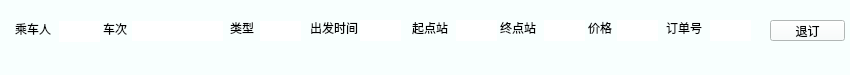
<?xml version="1.0" encoding="UTF-8"?>
<ui version="4.0">
 <class>itemorder</class>
 <widget class="QMainWindow" name="itemorder">
  <property name="geometry">
   <rect>
    <x>0</x>
    <y>0</y>
    <width>850</width>
    <height>75</height>
   </rect>
  </property>
  <property name="windowTitle">
   <string>MainWindow</string>
  </property>
  <property name="styleSheet">
   <string notr="true">background-color: rgb(248, 255, 254);</string>
  </property>
  <widget class="QWidget" name="centralwidget">
   <widget class="QLabel" name="s">
    <property name="geometry">
     <rect>
      <x>456</x>
      <y>20</y>
      <width>41</width>
      <height>21</height>
     </rect>
    </property>
    <property name="styleSheet">
     <string notr="true">background-color: rgb(255, 255, 255);</string>
    </property>
    <property name="text">
     <string/>
    </property>
   </widget>
   <widget class="QLabel" name="name">
    <property name="geometry">
     <rect>
      <x>59</x>
      <y>21</y>
      <width>41</width>
      <height>21</height>
     </rect>
    </property>
    <property name="styleSheet">
     <string notr="true">background-color: rgb(255, 255, 255);</string>
    </property>
    <property name="text">
     <string/>
    </property>
   </widget>
   <widget class="QLabel" name="time">
    <property name="geometry">
     <rect>
      <x>360</x>
      <y>20</y>
      <width>41</width>
      <height>21</height>
     </rect>
    </property>
    <property name="styleSheet">
     <string notr="true">background-color: rgb(255, 255, 255);</string>
    </property>
    <property name="text">
     <string/>
    </property>
   </widget>
   <widget class="QLabel" name="label_2">
    <property name="geometry">
     <rect>
      <x>310</x>
      <y>20</y>
      <width>48</width>
      <height>16</height>
     </rect>
    </property>
    <property name="text">
     <string>出发时间</string>
    </property>
   </widget>
   <widget class="QLabel" name="t">
    <property name="geometry">
     <rect>
      <x>260</x>
      <y>21</y>
      <width>41</width>
      <height>20</height>
     </rect>
    </property>
    <property name="styleSheet">
     <string notr="true">background-color: rgb(255, 255, 255);</string>
    </property>
    <property name="text">
     <string/>
    </property>
   </widget>
   <widget class="QPushButton" name="delet">
    <property name="geometry">
     <rect>
      <x>770</x>
      <y>20</y>
      <width>75</width>
      <height>21</height>
     </rect>
    </property>
    <property name="text">
     <string>退订</string>
    </property>
   </widget>
   <widget class="QLabel" name="label_4">
    <property name="geometry">
     <rect>
      <x>230</x>
      <y>20</y>
      <width>24</width>
      <height>16</height>
     </rect>
    </property>
    <property name="text">
     <string>类型</string>
    </property>
   </widget>
   <widget class="QLabel" name="label_10">
    <property name="geometry">
     <rect>
      <x>588</x>
      <y>20</y>
      <width>24</width>
      <height>16</height>
     </rect>
    </property>
    <property name="text">
     <string>价格</string>
    </property>
   </widget>
   <widget class="QLabel" name="label_5">
    <property name="geometry">
     <rect>
      <x>15</x>
      <y>21</y>
      <width>36</width>
      <height>16</height>
     </rect>
    </property>
    <property name="text">
     <string>乘车人</string>
    </property>
   </widget>
   <widget class="QLabel" name="label_8">
    <property name="geometry">
     <rect>
      <x>500</x>
      <y>20</y>
      <width>36</width>
      <height>16</height>
     </rect>
    </property>
    <property name="text">
     <string>终点站</string>
    </property>
   </widget>
   <widget class="QLabel" name="label_3">
    <property name="geometry">
     <rect>
      <x>412</x>
      <y>20</y>
      <width>36</width>
      <height>16</height>
     </rect>
    </property>
    <property name="text">
     <string>起点站</string>
    </property>
   </widget>
   <widget class="QLabel" name="p">
    <property name="geometry">
     <rect>
      <x>617</x>
      <y>20</y>
      <width>41</width>
      <height>21</height>
     </rect>
    </property>
    <property name="styleSheet">
     <string notr="true">background-color: rgb(255, 255, 255);</string>
    </property>
    <property name="text">
     <string/>
    </property>
   </widget>
   <widget class="QLabel" name="no">
    <property name="geometry">
     <rect>
      <x>132</x>
      <y>21</y>
      <width>91</width>
      <height>20</height>
     </rect>
    </property>
    <property name="styleSheet">
     <string notr="true">background-color: rgb(255, 255, 255);</string>
    </property>
    <property name="text">
     <string/>
    </property>
   </widget>
   <widget class="QLabel" name="label">
    <property name="geometry">
     <rect>
      <x>103</x>
      <y>21</y>
      <width>24</width>
      <height>16</height>
     </rect>
    </property>
    <property name="text">
     <string>车次</string>
    </property>
   </widget>
   <widget class="QLabel" name="id">
    <property name="geometry">
     <rect>
      <x>710</x>
      <y>20</y>
      <width>41</width>
      <height>21</height>
     </rect>
    </property>
    <property name="styleSheet">
     <string notr="true">background-color: rgb(255, 255, 255);</string>
    </property>
    <property name="text">
     <string/>
    </property>
   </widget>
   <widget class="QLabel" name="e">
    <property name="geometry">
     <rect>
      <x>544</x>
      <y>20</y>
      <width>41</width>
      <height>21</height>
     </rect>
    </property>
    <property name="styleSheet">
     <string notr="true">background-color: rgb(255, 255, 255);</string>
    </property>
    <property name="text">
     <string/>
    </property>
   </widget>
   <widget class="QLabel" name="label_6">
    <property name="geometry">
     <rect>
      <x>666</x>
      <y>20</y>
      <width>36</width>
      <height>16</height>
     </rect>
    </property>
    <property name="text">
     <string>订单号</string>
    </property>
   </widget>
  </widget>
  <widget class="QMenuBar" name="menubar">
   <property name="geometry">
    <rect>
     <x>0</x>
     <y>0</y>
     <width>850</width>
     <height>18</height>
    </rect>
   </property>
  </widget>
  <widget class="QStatusBar" name="statusbar"/>
 </widget>
 <resources/>
 <connections/>
</ui>
